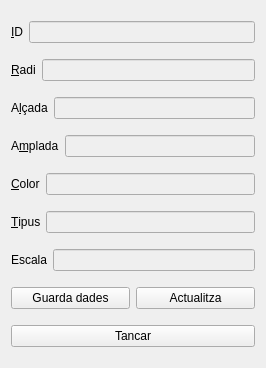
<?xml version="1.0" encoding="UTF-8"?>
<ui version="4.0">
 <class>informacio</class>
 <widget class="QWidget" name="informacio">
  <property name="geometry">
   <rect>
    <x>0</x>
    <y>0</y>
    <width>266</width>
    <height>368</height>
   </rect>
  </property>
  <property name="windowTitle">
   <string>Form</string>
  </property>
  <layout class="QHBoxLayout" name="horizontalLayout_9">
   <item>
    <layout class="QVBoxLayout" name="verticalLayout">
     <item>
      <layout class="QHBoxLayout" name="horizontalLayout_3">
       <item>
        <widget class="QLabel" name="lID">
         <property name="text">
          <string>&amp;ID</string>
         </property>
         <property name="buddy">
          <cstring>leID</cstring>
         </property>
        </widget>
       </item>
       <item>
        <widget class="QLineEdit" name="leID">
         <property name="enabled">
          <bool>false</bool>
         </property>
        </widget>
       </item>
      </layout>
     </item>
     <item>
      <layout class="QHBoxLayout" name="horizontalLayout_5">
       <item>
        <widget class="QLabel" name="lRadi">
         <property name="text">
          <string>&amp;Radi</string>
         </property>
         <property name="buddy">
          <cstring>leRadi</cstring>
         </property>
        </widget>
       </item>
       <item>
        <widget class="QLineEdit" name="leRadi">
         <property name="enabled">
          <bool>false</bool>
         </property>
        </widget>
       </item>
      </layout>
     </item>
     <item>
      <layout class="QHBoxLayout" name="horizontalLayout_2">
       <item>
        <widget class="QLabel" name="lAlcada">
         <property name="text">
          <string>A&amp;lçada</string>
         </property>
         <property name="buddy">
          <cstring>leAlcada</cstring>
         </property>
        </widget>
       </item>
       <item>
        <widget class="QLineEdit" name="leAlcada">
         <property name="enabled">
          <bool>false</bool>
         </property>
        </widget>
       </item>
      </layout>
     </item>
     <item>
      <layout class="QHBoxLayout" name="horizontalLayout">
       <item>
        <widget class="QLabel" name="lAmplada">
         <property name="text">
          <string>A&amp;mplada</string>
         </property>
         <property name="buddy">
          <cstring>leAmplada</cstring>
         </property>
        </widget>
       </item>
       <item>
        <widget class="QLineEdit" name="leAmplada">
         <property name="enabled">
          <bool>false</bool>
         </property>
        </widget>
       </item>
      </layout>
     </item>
     <item>
      <layout class="QHBoxLayout" name="horizontalLayout_4">
       <item>
        <widget class="QLabel" name="lColor">
         <property name="text">
          <string>&amp;Color</string>
         </property>
         <property name="buddy">
          <cstring>leColor</cstring>
         </property>
        </widget>
       </item>
       <item>
        <widget class="QLineEdit" name="leColor">
         <property name="enabled">
          <bool>false</bool>
         </property>
        </widget>
       </item>
      </layout>
     </item>
     <item>
      <layout class="QHBoxLayout" name="horizontalLayout_6">
       <item>
        <widget class="QLabel" name="lTipus">
         <property name="text">
          <string>&amp;Tipus</string>
         </property>
         <property name="buddy">
          <cstring>leTipus</cstring>
         </property>
        </widget>
       </item>
       <item>
        <widget class="QLineEdit" name="leTipus">
         <property name="enabled">
          <bool>false</bool>
         </property>
        </widget>
       </item>
      </layout>
     </item>
     <item>
      <layout class="QHBoxLayout" name="horizontalLayout_7">
       <item>
        <widget class="QLabel" name="lEscala">
         <property name="text">
          <string>Escala</string>
         </property>
         <property name="buddy">
          <cstring>leEscala</cstring>
         </property>
        </widget>
       </item>
       <item>
        <widget class="QLineEdit" name="leEscala">
         <property name="enabled">
          <bool>false</bool>
         </property>
        </widget>
       </item>
      </layout>
     </item>
     <item>
      <layout class="QHBoxLayout" name="horizontalLayout_8">
       <item>
        <widget class="QPushButton" name="btnGuardar">
         <property name="text">
          <string>Guarda dades</string>
         </property>
        </widget>
       </item>
       <item>
        <widget class="QPushButton" name="btnActualitzar">
         <property name="text">
          <string>Actualitza</string>
         </property>
        </widget>
       </item>
      </layout>
     </item>
     <item>
      <widget class="QPushButton" name="btnTancar">
       <property name="text">
        <string>Tancar</string>
       </property>
      </widget>
     </item>
    </layout>
   </item>
  </layout>
 </widget>
 <resources/>
 <connections/>
</ui>
